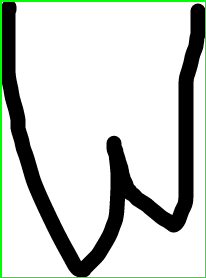
#> input picture Segmented_Letters/roi0.png, 206 x 278 px; its folder holds only this picture in this run
$ jupyter execute --allow-errors OCR_Predict.ipynb
#> lines starting #> are read from the running program, lines starting #| are printed output that depends on the picture; after the words box and inside, x2 and y2 are one past the last pixel; in counts of white or black regions, pixels touching at a corner belong together
[cell 1]
from tqdm import tqdm
import os
from keras.models import Sequential
from keras.layers import Dense
from keras.layers import Dropout
from keras.layers import Flatten
from keras.layers.convolutional import Conv2D
from keras.layers.convolutional import MaxPooling2D
from keras import backend as K
from keras.utils import np_utils
from sklearn.model_selection import train_test_split
import numpy as np
import cv2

[cell 2]
directory = 'Segmented_Letters/'
IMG_SIZE = 28
Full_data = []
for img in tqdm(os.listdir(directory)):

        WHITE = (255,255,255)
        path = os.path.join(directory, img)
        img = cv2.imread(path)
#> img is the input picture: shape (278, 206, 3); mean B, G, R 200.9, 207.3, 200.9
        img = cv2.copyMakeBorder(img,68,68,68,68,cv2.BORDER_CONSTANT,value=WHITE)
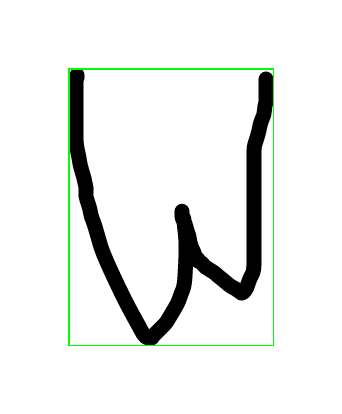
#> img: shape (414, 342, 3); mean B, G, R 233.1, 235.7, 233.1
        img = cv2.resize(img, (IMG_SIZE, IMG_SIZE))
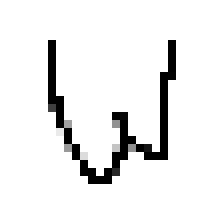
#> img: shape (28, 28, 3) (shown 8 times larger); min 0, max 255, mean 236.6
        gray_image = cv2.cvtColor(img, cv2.COLOR_BGR2GRAY)
        ret,thresh_img = cv2.threshold(gray_image,127,255,cv2.THRESH_BINARY)
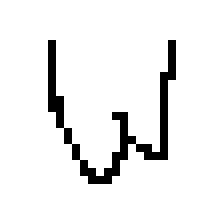
#> thresh_img: shape (28, 28) (shown 8 times larger); 93% white; black in thin lines or dots, all inside (x1, y1, x2, y2) = (6, 5, 22, 23)
        imagem = cv2.bitwise_not(thresh_img)
        Full_data.append([np.array(imagem)])

[cell 3]
len(Full_data)
#> Out = 1

[cell 4]
# load json and create model
from keras.models import model_from_json
json_file = open('model.json', 'r')
#> (reads model.json from the repository)
